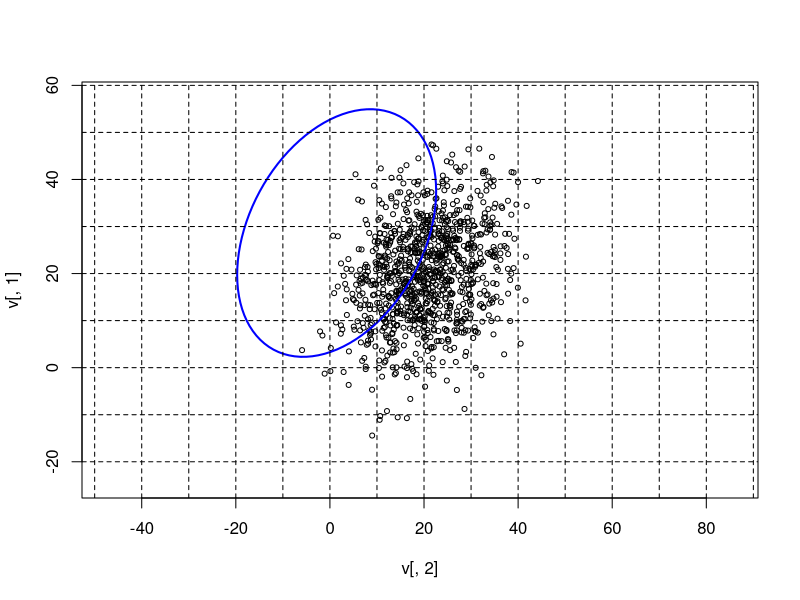

Here is the R script that generated this plot:
## ---- chunk 1
knitr::opts_chunk$set(echo = TRUE)
library(MASS)
library(stats)
library(plotrix)
ellipse.ci <- function(dat, mat, p, col=2, lwd=2){
	g=svd(mat)
	d=atan(g$u[2,1]/g$u[2,2])*180/pi
	q=qnorm(1-(1-p)/2)
	draw.ellipse(dat[2],dat[1],
		q*sqrt(pi/2*g$d[2]),q*sqrt(pi/2*g$d[1]),
		angle=d, border=col, lwd=lwd)		
}

## ---- chunk 2
X1 = mvrnorm(n=10, c(0,0,0), diag(3)*2)
X2 = mvrnorm(n=10, c(0,0,0), diag(3) + .5)
V1 = cov(X1); V2 = cov(X2)
det(V1)
det(V2)
det(V1+V2)
det(V1+V1)
det(V2+V2)
# Difference from Wishart draws
I2 = solve(V2)/7
solve(rWishart(1, 7, I2)[,,1])

S2 = diag(3)
S2[1,3]=S2[3,1]=10; S2[3,3]=150
X2 = mvrnorm(n=10, c(0,0,0), S2)
V2 = cov(X2)
I2 = solve(V2)/7
solve(rWishart(1, 7, I2)[,,1])

## ---- chunk 3
f = rWishart(1,10,diag(2)*9)[,,1]
center=c(20,20)
v = mvrnorm(n=1000, mu=center, Sigma=f)
plot.new()
plot(v[,2], v[,1],pch=1,cex=.67,asp=1,
	xlim=range(v[,2])+c(-10,10),ylim=range(v[,1])+c(-10,10))
ellipse.ci(v, f, .95, 'blue', 2)
abline(h=-5:11*10,v=-5:11*10,lty=2)
